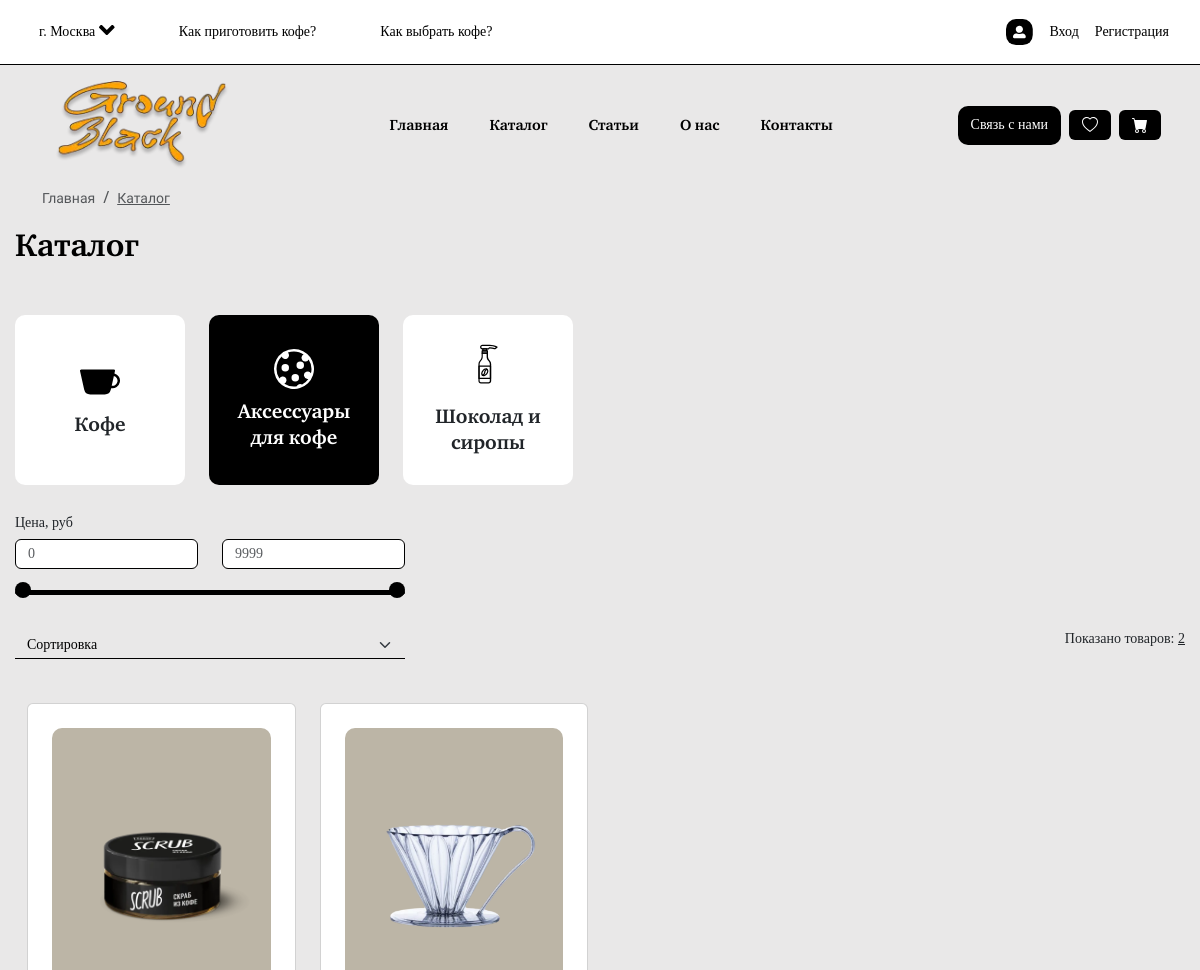
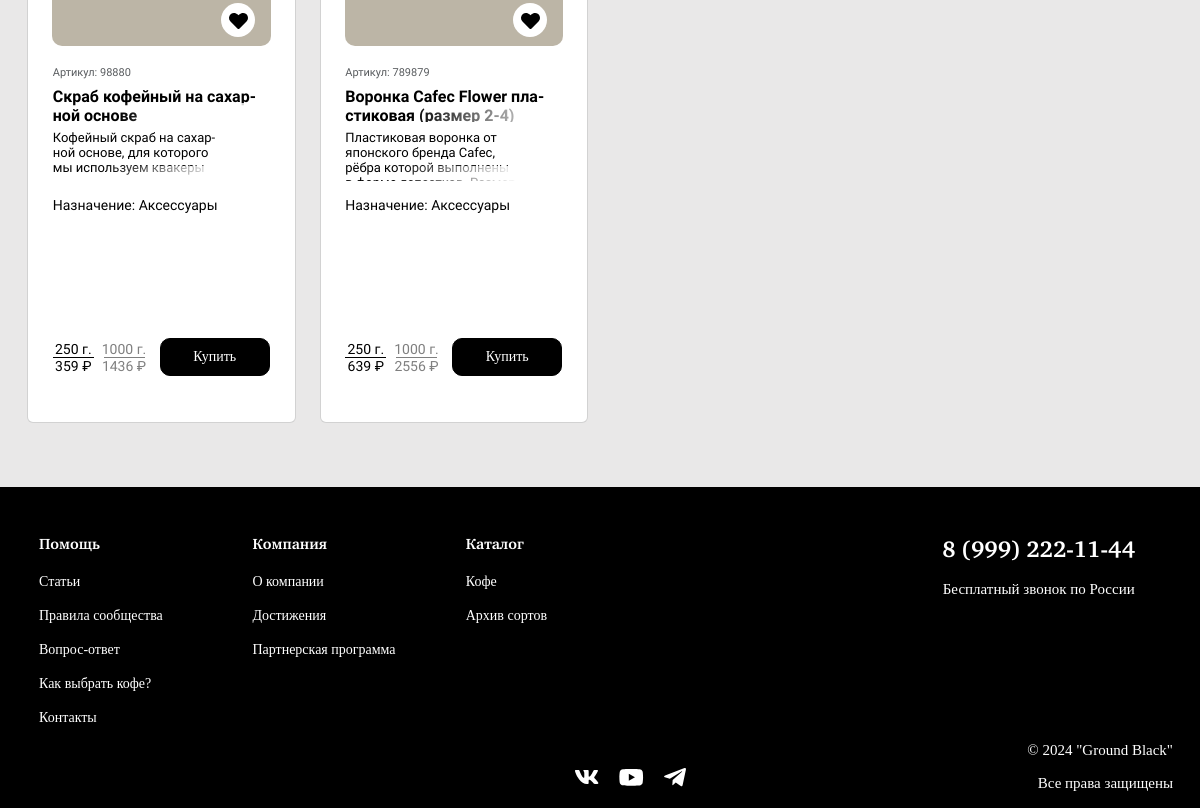
Page /pages/catalog.php?id=2 on the committed database (2 pictures, top to bottom).
### tables this page shows
CREATE TABLE `categories` (
  `cat_id` int(11) NOT NULL,
  `cat_name` varchar(255) NOT NULL,
  `cat_img` varchar(255) NOT NULL
);

CREATE TABLE `items` (
  `items_id` int(11) NOT NULL,
  `items_article` int(11) NOT NULL,
  `items_name` varchar(255) NOT NULL,
  `items_description` varchar(10000) NOT NULL,
  `items_subdesc` varchar(5000) NOT NULL,
  `items_category` int(11) NOT NULL,
  `items_count` int(11) NOT NULL,
  `items_price` int(255) NOT NULL,
  `items_density` int(255) DEFAULT NULL,
  `items_acidity` int(255) DEFAULT NULL,
  `items_rating` int(11) NOT NULL,
  `items_country` varchar(255) NOT NULL,
  `items_taste` varchar(255) DEFAULT NULL,
  `items_method` varchar(255) DEFAULT NULL,
  `items_purpose` varchar(255) NOT NULL,
  `items_available` int(11) NOT NULL
);

### pages/catalog.php (the view, shortened to what this page needs)
<!DOCTYPE html>
<html lang="ru">
<head>
    <?php include("../modules/links.php") ?>
</head>
<body>
    <?php include ("../modules/header.php"); ?>
    <main>
      <div class="container-user">
            <section class="catalog">
                <?php include('../modules/breadcrumbs.php');?>
                <h1 class="nav-link-font text-black h2-title text-start">Каталог</h1>
                <div class="why-we row d-flex flex-wrap">
                  <?php
                  include('../modules/db.php');
                  $mass = $conn -> query('SELECT * FROM `categories`');
                  while($arr = $mass -> fetch_assoc()):
                  ?>
                <div class="why-we-div col-3 me-2 me-sm-4 mt-2 mt-sm-0">
                  <img src="../assets/icons/<?= $arr['cat_img']; ?>" alt="">
                  <p><?= $arr['cat_name']; ?></p>
                </div>
                <?php endwhile; ?>
                </div>
                <div class="catalog-filters mt-4 row d-flex justify-content-between">
                  <div class="col-12 px-0 price d-flex flex-column">
                    <div class="col-sm-4 mx-0">
                      <label for="priceRange" class="form-label sub-header-font">Цена, руб</label>
                      <div class="d-flex flex-column mb-2">
                          <div class="d-flex justify-content-between mb-2">
                            <input
                            class="form-control me-4"
                            type="number"
                            id="range1"
                            type="text"
                            placeholder="0"
                            required>
                            <input
                            class="form-control"
                            type="number"
                            id="range2"
                            type="text"
                            placeholder="9999"
                            required>
                          </div>
                          <div class="container-range">
                              <div class="slider-track"></div>
                      </div>
                      </div>
                    </div>
                    <div class="col-12 px-0 mt-3 d-flex flex-row justify-content-between">
                      <div class="col-4">
                        <select id="sort" class="form-select" aria-label="Default select example">
                          <option selected disabled hidden>Сортировка</option>
                        </select>
                      </div>
                      <div class="d-none d-sm-block">
                      <?php
                  include('../modules/db.php');
                  if(isset($_GET['id'])):
                    $param = $_GET['id'];
                    if(isset($_GET['sort']) && $_GET['sort'] == 1){
                      $massItem = $conn -> query("SELECT * FROM `items` WHERE `items_available` = 1 AND `items_category` = '$param' ORDER BY `items_price` ASC");
                    } elseif(isset($_GET['sort']) && $_GET['sort'] == 2) {
                      $massItem = $conn -> query("SELECT * FROM `items` WHERE `items_available` = 1 AND `items_category` = '$param' ORDER BY `items_price` DESC");
                    } else {
                      $massItem = $conn -> query("SELECT * FROM `items` WHERE `items_available` = 1 AND `items_category` = '$param'");
                    };
                  endif;
                      ?>
                      <p class="sub-header-font">Показано товаров: <span class="number-result underlined"><?= $massItem -> num_rows ?></span></p>
                    </div>
                    </div>
                  </div>
                </div>
                <div class="row px-0 flex-column">
                </div>
                <div class="catalog-items d-flex row justify-content-sm-between justify-content-xl-start  mt-4">
                <?php
                  include('../modules/db.php');
                  if(isset($_GET['id'])):
                    $param = $_GET['id'];
                    if(isset($_GET['sort']) && $_GET['sort'] == 1){
                      $massItem = $conn -> query("SELECT * FROM `items` WHERE `items_available` = 1 AND `items_category` = '$param' ORDER BY `items_price` ASC");
                    } elseif(isset($_GET['sort']) && $_GET['sort'] == 2) {
                      $massItem = $conn -> query("SELECT * FROM `items` WHERE `items_available` = 1 AND `items_category` = '$param' ORDER BY `items_price` DESC");
                    } else {
                      $massItem = $conn -> query("SELECT * FROM `items` WHERE `items_available` = 1 AND `items_category` = '$param'");
                    };
                    $imgItem = $conn -> query("SELECT * FROM `items_images`");
                    $allImg = array();
                    while($row = $imgItem->fetch_assoc()) {
                        $allImg[] = $row;
                    }
                  endif;
                  while($arrItems = $massItem -> fetch_assoc()):
                    $arrItems['items_img'] = reset(
                      array_filter($allImg, function($item) use ($arrItems) {
                        return $item['item_id'] == $arrItems['items_article'];
                      })
                    )['item_image'];
                    include('../modules/card.php');
                  endwhile;
                  ?>
                </div>
            </section>
    </main>
    <?php include ("../modules/footer.php"); ?>
</body>
</html>

### modules/card.php (shortened to what this page needs)
<div class="col-12 mb-3 col-md-5 col-lg-3">
                      <div class="card">
                        <div class="ps-4 pt-4 pe-4">
                          <div class="d-flex justify-content-center align-items-center p-5" style="background-color: #BCB5A6; border-radius: 10px;">
                        <a href="/pages/item_info.php?id=<?= $arrItems['items_article'] ?>" style="text-decoration: none !important; color: black;">
                            <img src="/assets/img/<?= $arrItems['items_img'] ?>" class="card-img-top" alt="...">
                        </a>
                            <div class="favorite pointer">
                              <a href="/modules/addFav.php?id=<?= $arrItems['items_article'] ?>" class="text-decoration-none">
                              </a>
                            </div>
                          </div>
                        </div>
                        <div class="container-card">
                        <div class="card-body px-0 py-4 p-md-4">
                            <h6 class="card-subtitle mb-2 text-body-secondary amiko-font">Артикул: <?= $arrItems['items_article'] ?></h6>
                            <h5 class="card-title"><?= $arrItems['items_name'] ?></h5>
                            <p class="card-text w-100"><?= $arrItems['items_subdesc'] ?></p>
                            <?php
                            if($arrItems['items_category'] == 1):
                            ?>
                            <div class="card-ranges">
                                <label for="toxic" class="form-label amiko-font card-subtitle" style="color: #070707;">Кислотность</label>
                                <div class="wrapper">
                                    <input
                                    type="range"
                                    class="form-range toxic-range"
                                    id="toxic"
                                    value="<?= $arrItems['items_acidity'] ?>"
                                    disabled
                                    >
                                    <div class="progress-tox"></div>
                                </div>
                                <label for="density" class="form-label amiko-font card-subtitle" style="color: #070707;">Плотность</label>
                                <div class="wrapper">
                                    <input
                                    type="range"
                                    class="form-range"
                                    id="density"
                                    value="<?= $arrItems['items_density'] ?>"
                                    disabled
                                    >
                                    <div class="progress-den"></div>
                                </div>
                            </div>
                            <?php
                            else:
                            ?>
                            <div class="d-flex flex-row align-items-center justify-content-between mt-3 pe-4">
                              <p class="amiko-font mb-0" style="text-align: start; color: black; font-size: 14px; font-style: normal; font-weight: 400;line-height: normal;">Назначение: <?= $arrItems['items_purpose'] ?></p>
                            </div>
                            <?php
                            endif;
                            ?>
                            <div class="d-flex flex-row justify-content-between align-items-center mt-5">
                              <div class="d-flex flex-row justify-content-between">
                                <div class="d-flex flex-column align-items-center me-2">
                                  <p class="amiko-font" style="color: black; margin-bottom: 0; font-size: 14px">250 г.</p>
                                  <div class="line"></div>
                                  <p class="amiko-font card-price" style="color: black; margin-bottom: 0; font-size: 14px"><?= $arrItems['items_price'] ?> ₽</p>
                                </div>
                                <div class="d-flex flex-column align-items-center">
                                  <p class="amiko-font" style="color: rgba(0, 0, 0, 0.50); margin-bottom: 0; font-size: 14px">1000 г.</p>
                                  <div class="line" style="background-color: rgba(0, 0, 0, 0.50)"></div>
                                  <p class="amiko-font" style="color: rgba(0, 0, 0, 0.50); margin-bottom: 0; font-size: 14px"><?php echo $arrItems['items_price']*4 ?> ₽</p>
                                </div>
                              </div>
                              <?php
                              if(!$find):
                              ?>
                                  <a href="../modules/addCart.php?id=<?= $arrItems['items_article'] ?>" class="btn btn-primary my-btn mb-0 d-flex align-items-center justify-content-center">
                                    Купить
                                  </a>
                                  <?php
                                  endif;
                                  ?>
                            </div>
                        </div>
                      </div>
                      </div>
                    </div>

### style/style.css (style rules this page uses)
* { padding: 0; margin: 0; text-decoration: none; }
main { min-height: calc(100vh - 356px) !important; }
.container-user { max-width: 1200px; position: relative; margin-left: auto; margin-right: auto; padding-right: 15px; padding-left: 15px; height: 100%; }
.underlined, .cityMain p:hover { text-decoration: underline; }
.my-btn { border-radius: 10px; background: black; color: white; border: 1px solid black !important; width: 110px; height: 38px; }
.amiko-font, .account-section button, .account-section .button-delete, .account-section p, .account-section span, .account-section a, .account-section th, .account-section td, .account-section input, .account-section select, .account-section option, .item_info .table_property th, .item_info .table_property td, .how_make .make_txt p, .cart-buttons .promo, .cart-section .cart-item .quantity #value, .contact-form textarea, .contact-form select, .contact-form input, .card { font-family: "Amiko", sans-serif; font-size: 14px; font-style: normal; font-weight: 400; line-height: normal; color: white; }
.h2-title, .contact-form h1 { font-size: 32px !important; color: black; margin-top: 48px; margin-bottom: 48px; }
.nav-link-font, .contact-form h1, .why-we .why-we-div p { font-family: "Charter"; font-weight: bold; line-height: normal; font-size: 15px; }
.sub-header-font, .account-header p, .account-header a, .how_make .make_txt li, .catalog .catalog-categories > div, .catalog .catalog-filters .form-select, .catalog .catalog-filters .form-control, .clear-btn, .contact-form button:not(.btn-close), .contact-form label, .my-btn, .add-btn, .fav-btn { font-family: "Charter"; font-weight: normal; line-height: normal; font-size: 14px; }
.pointer, .cart-section .cart-item .cart-img-top, .cityMain p:hover { cursor: pointer; }
body { background-color: #E9E8E8; }
h1 { text-align: center; }
.card { height: 690px; color: black; }
.card .favorite { position: absolute; top: 39%; right: 15%; }
.card .container-card { max-width: 265px; margin: 0 auto; }
.card .card-title { font-size: 16px; font-weight: 700; height: 35px; position: relative; -webkit-hyphens: auto; hyphens: auto; overflow: hidden !important; }
.card .card-title:after { content: ""; text-align: right; position: absolute; bottom: 0; right: 0; width: 70%; height: 1.2em; background: linear-gradient(to right, rgba(255, 255, 255, 0), white 100%); pointer-events: none; }
.card .card-text { font-size: 13px; max-width: 80%; height: 51px; position: relative; -webkit-hyphens: auto; hyphens: auto; overflow: hidden !important; }
.card .card-text:after { content: ""; text-align: right; position: absolute; bottom: 0; right: 0; width: 70%; height: 1.2em; background: linear-gradient(to right, rgba(255, 255, 255, 0), white 100%); pointer-events: none; }
.card .card-img-top { width: 192px; height: 192px; }
.card .card-subtitle { font-size: 11px; font-weight: 400; color: #808080; }
.card .line { height: 1px; width: 41px; background-color: black; }
.why-we .why-we-div { background-color: #FFF; border-radius: 10px; display: flex; justify-content: center; align-items: center; flex-direction: column; padding: 30px; width: 170px; height: 170px; }
.why-we .why-we-div p { font-size: 20px; margin-bottom: 0; text-align: center; }
.why-we .why-we-div img { width: 2.5em; margin-bottom: 10px; }
.row { margin: 0; }
.catalog h1 { color: #FFF; font-size: 24px; text-align: left; margin-bottom: 48px; margin-top: 0; }
.catalog .active-category { background-color: black; color: white !important; }
.catalog .active-category p { color: white !important; }
.catalog .active-category img { filter: brightness(0) invert(1); }
.catalog .why-we-div { position: relative; }
.catalog .catalog-filters .container-range { position: relative; width: 100%; height: 30px; }
.catalog .catalog-filters .slider-track { width: 100%; height: 5px; position: absolute; margin: auto; top: 0; bottom: 0; border-radius: 5px; background: black; border: 1px solid black; }
.catalog .catalog-filters .form-control { color: black; border: 1px solid black; background-color: white !important; }
.catalog .catalog-filters .form-select { color: black; border: unset !important; border-bottom: 1px solid black !important; background-color: unset !important; border-radius: unset !important; }

### rows in the picture
categories: cat_img (picture), cat_name "Кофе"
categories: cat_img (picture), cat_name "Аксессуары для кофе"
categories: cat_img (picture), cat_name "Шоколад и сиропы"
items: shows a picture, items_article "98880", items_name "Скраб кофейный на сахарной основе", items_subdesc "Кофейный скраб на сахарной основе, для которого мы используем квакеры", items_purpose "Аксессуары", items_price "359", $arrItems['items_price']*4 "1436"
items: shows a picture, items_article "789879", items_name "Воронка Cafec Flower пластиковая (размер 2-4)", items_subdesc "Пластиковая воронка от японского бренда Cafec, рёбра которой выполнены…", items_purpose "Аксессуары", items_price "639", $arrItems['items_price']*4 "2556"

### other values in the picture
$key "Каталог"
$massItem -> num_rows "2"
